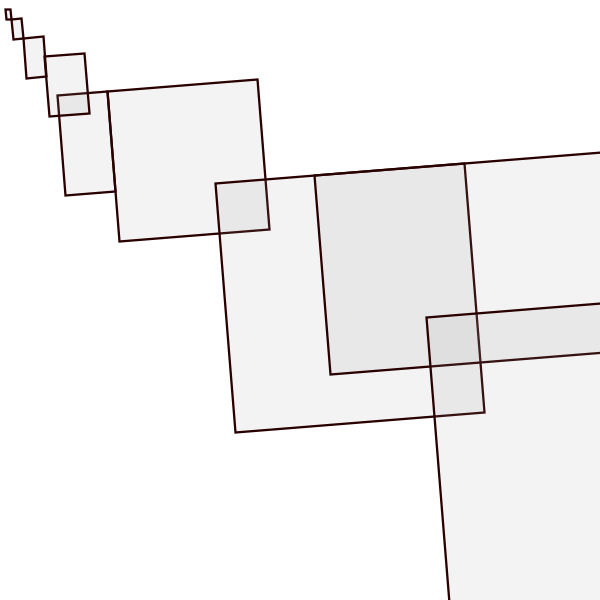
Frame 1 (no input)
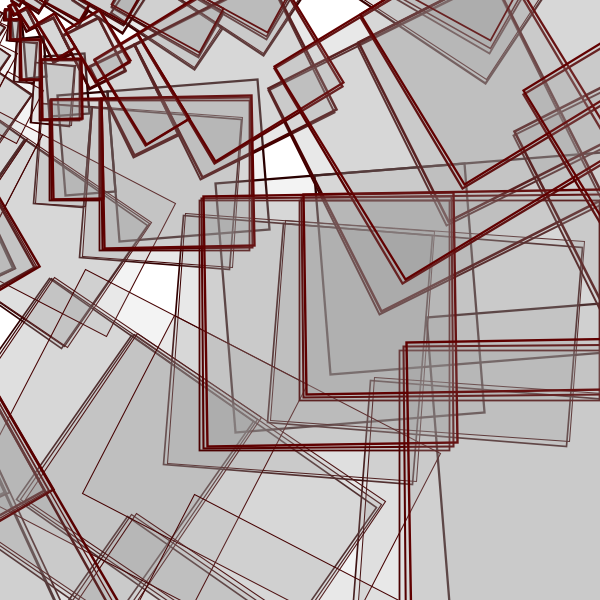
Frame 60 (the mouse pressed at the canvas centre just before this capture)
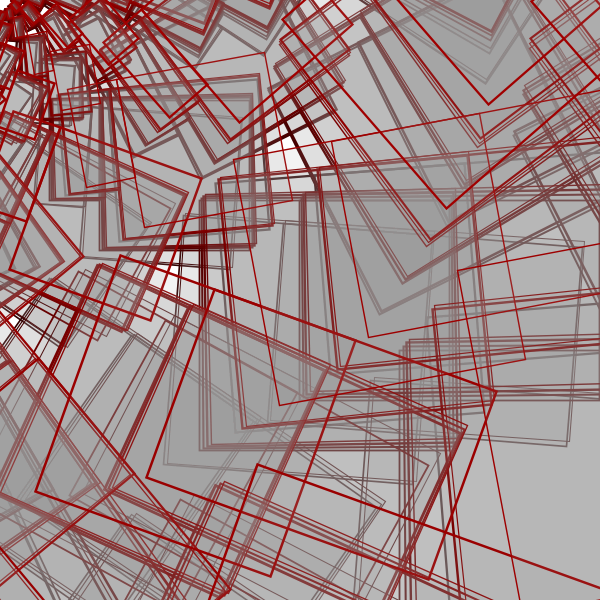
Frame 120 (the mouse held since frame 60 and released just before this capture)

The Processing sketch that drew these frames (run headless with seeded random() and noise(); from frame 60 on, the mouse is pressed at the canvas centre):

// Processing sketch: processing_171229
// ── processing_171229.pde

void setup()
{
size(600,600);
background(255); 
frameRate(30);
  
}
  int strokeR = 40;
int strokeG = 40;
int strokeB = 40;
int strokeA = 20;
void draw()
{

  if (frameCount <= 300)
  {
   strokeR += 1;
   stroke(strokeR,0,0);
   noFill();
  }
  if (frameCount >=300 && frameCount <=600)
  {
   strokeB += 1;
   stroke(0,strokeB,0);
   noFill();
  }
  if (frameCount >=600 && frameCount <=900)
  {
   strokeG += 1;
   stroke(0,0,strokeG);
   noFill();
  }
  if (frameCount >=900 && frameCount <=1200)
  {
   strokeA += 1;
   stroke(strokeA);
   noFill();
  }
  rotate(millis()); 
  fill(155,30);
  strokeWeight(random(1,3));
 rect(100,100,150,150); 
 rect(50,100,50,100); 
 rect(200,200,250,250);
 rect(300,200,300,200);
 rect(20,40,20,40);
 rect(10,20,10,20);
 rect(5,10,5,10);
 rect(40,60,40,60);
 rect(400,350,400,350);
}
